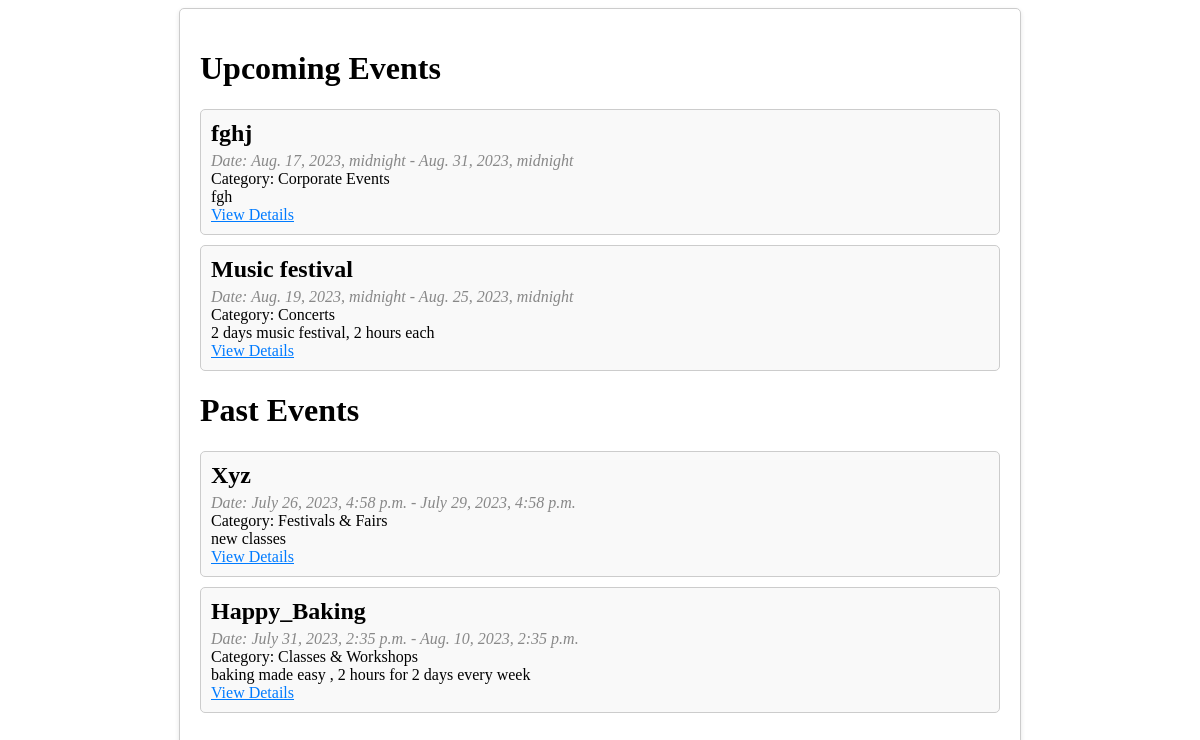
Screenshot of /event_list/ with the database file from the repository.
### home/models.py (models this page shows, shortened)
class Event(models.Model):
    CATEGORY_CHOICES = (
        ('Concerts', 'Concerts'),
        ('Classes & Workshops', 'Classes & Workshops'),
        ('Corporate Events', 'Corporate Events'),
        ('Festivals & Fairs', 'Festivals & Fairs'),
    )
    title = models.CharField(max_length=200, null=True, blank=True)
    description = models.TextField(max_length=200, null=True)
    category = models.CharField(max_length=20, choices=CATEGORY_CHOICES,null=True)
    price= models.IntegerField( null=True)
    start_date = models.DateTimeField(null= True)
    end_date = models.DateTimeField(null=True)

### home/views.py (the view)
# urls.py: path('event_list/', views.event_list, name='event_list'),
def event_list(request):
    events= Event.objects.all()
    upcoming_events = Event.objects.filter(start_date__gte=timezone.now())
    past_events = Event.objects.filter(end_date__lt=timezone.now())
    upcoming_count= upcoming_events.count()
    past_count= past_events.count()
    myFilter=EventFilter(request.GET, queryset=events)
    events= myFilter.qs
    return render(request, 'home/event_list.html', {'upcoming_events': upcoming_events, 'past_events': past_events, 'upcoming_count':upcoming_count, 'past_count':past_count, 'myFilter':myFilter,'events':events})

### home/templates/home/event_list.html (shortened to what this page needs)
{% load static %}
<!DOCTYPE html>
<html>
<head>
    <link rel="stylesheet" type="text/css" href="{% static 'css/event_list.css' %}">
</head>
<body>
    <div class="event-list-container">
        <ul class="event-list">
          <h1>Upcoming Events</h1>
            {% for event in upcoming_events %}
            <li class="event-item">
                <h2>{{ event.title }}</h2>
                <p class="event-date">Date: {{ event.start_date }} - {{ event.end_date }}</p>
                <p class="event-category">Category: {{ event.category }}</p>
                <p>{{ event.description }}</p>
                <a href="{% url 'event_detail' event.id %}">View Details</a>
            </li>
            {% endfor %}
        </ul>
        <ul class="event-list">
          <h1>Past Events</h1>
            {% for event in past_events %}
            <li class="event-item">
                <h2>{{ event.title }}</h2>
                <p class="event-date">Date: {{ event.start_date }} - {{ event.end_date }}</p>
                <p class="event-category">Category: {{ event.category }}</p>
                <p>{{ event.description }}</p>
                <a href="{% url 'event_detail' event.id %}">View Details</a>
            </li>
            {% endfor %}
        </ul>
    </div>
</body>
</html>

### static/css/event_list.css (style rules this page uses)
.event-list-container { max-width: 800px; margin: 0 auto; padding: 20px; background-color: #ffffff; border: 1px solid #ccc; border-radius: 5px; box-shadow: 0 2px 5px rgba(0, 0, 0, 0.1); }
.event-list { list-style: none; padding: 0; }
.event-item { border: 1px solid #ccc; border-radius: 5px; padding: 10px; margin-bottom: 10px; background-color: #f9f9f9; }
.event-item h2 { margin-top: 0; margin-bottom: 5px; }
.event-item p { margin: 0; }
.event-item .event-date { font-style: italic; color: #888; }
.event-item a { display: block; color: #007bff; }

### rows the page displays
Event: title "fghj", start_date "Aug. 17, 2023, midnight", end_date "Aug. 31, 2023, midnight", category "Corporate Events", description "fgh"
Event: title "Music festival", start_date "Aug. 19, 2023, midnight", end_date "Aug. 25, 2023, midnight", category "Concerts", description "2 days music festival, 2 hours each"
Event: title "Xyz", start_date "July 26, 2023, 4:58 p.m.", end_date "July 29, 2023, 4:58 p.m.", category "Festivals & Fairs", description "new classes"
Event: title "Happy_Baking", start_date "July 31, 2023, 2:35 p.m.", end_date "Aug. 10, 2023, 2:35 p.m.", category "Classes & Workshops", description "baking made easy , 2 hours for 2 days every week"
